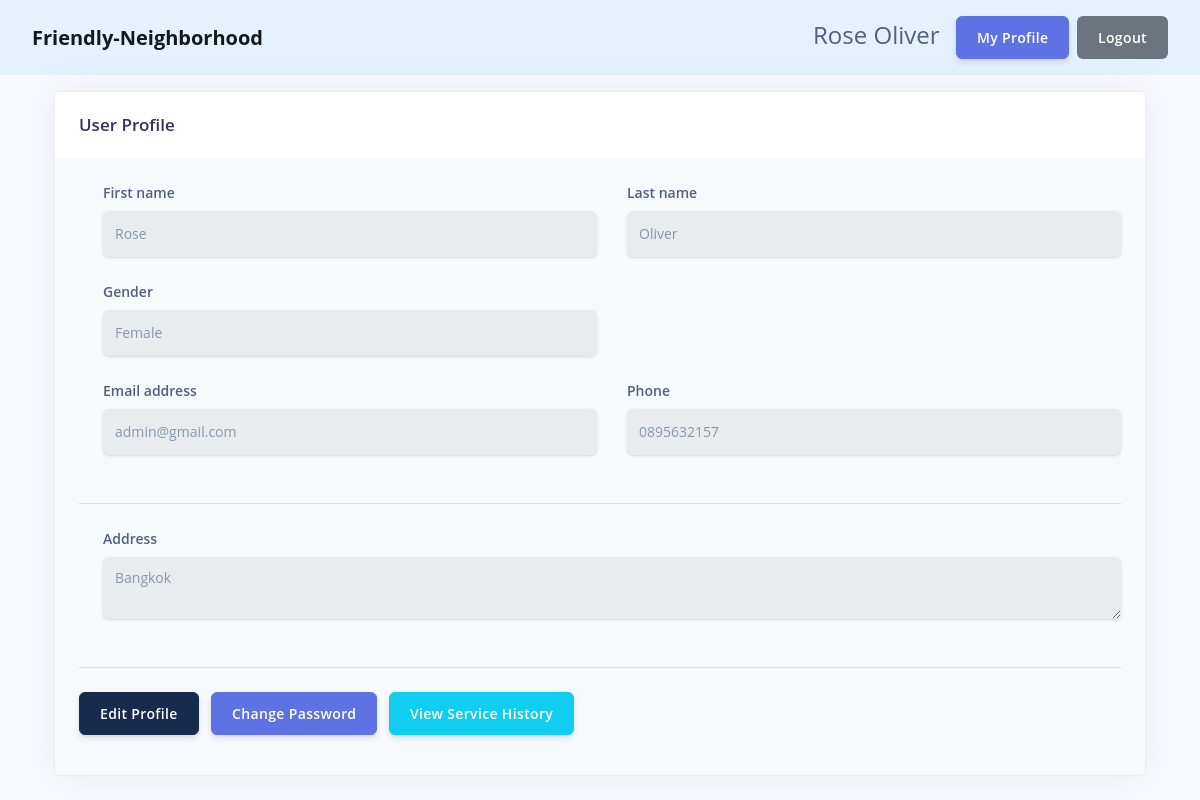
Page /user-profile.php (signed in) on the committed database.
### tables this page shows
CREATE TABLE `user` (
  `UserID` int(11) NOT NULL,
  `Email` varchar(50) NOT NULL,
  `Password` varchar(255) NOT NULL,
  `UserType` varchar(10) NOT NULL,
  `FirstName` varchar(50) NOT NULL,
  `LastName` varchar(50) NOT NULL,
  `Gender` varchar(10) NOT NULL,
  `Address` varchar(250) NOT NULL,
  `PhoneNo` varchar(15) NOT NULL
);

### user-profile.php (the view, shortened to what this page needs)
<?php session_start(); require_once('connect.php');
    $id = $_SESSION['uid'];
    $q = "SELECT * FROM user WHERE UserID = '$id'";
    $result = $mysqli->query($q);
    $row = $result->fetch_array();
?>
<head>
    <link href="vendor/bootstrap/css/bootstrap.min.css" rel="stylesheet">
    <link href="vendor/fontawesome-free/css/all.min.css" rel="stylesheet">
    <link href="vendor/simple-line-icons/css/simple-line-icons.css" rel="stylesheet" type="text/css">
    <link href="profile.css" rel="stylesheet">
</head>
<body>
    <nav class="navbar navbar-expand-lg navbar-light py-3" style="background-color: #e3f2fd; font-size:x-large;">
        <a class="navbar-brand px-3" style="font-weight:bolder;" href="home.php">Friendly-Neighborhood</a>
        <div class="collapse navbar-collapse" id="navbarTogglerDemo02">
            <form class="form-inline my-2 my-lg-0 mx-3">
                <div class="float-right">
                    <?php
                    if ($_SESSION["login"] == "start") {
                        echo '<a class="btn btn-primary mr-2" href="login.php">Login</a>';
                        echo '<a class="btn btn-secondary" href="signup.php">Sign Up</a>';
                    }
                    else {
                        echo '<a>'.$row[4]." ".$row[5].'</a>';
                        echo '<a class="btn btn-primary mr-2 ml-3" href="user-profile.php">My Profile</a>';
                        echo '<a class="btn btn-secondary" href="logout.php">Logout</a>';
                    }
                    ?>
                </div>
            </form>
        </div>
    </nav>
    <div class="main-content">
        <nav class="navbar navbar-top navbar-expand-md navbar-dark" id="navbar-main">
            <div class="container-fluid">
                <div class=" order-xl-1 col-md-12">
                    <div class="card bg-secondary shadow">
                        <div class="card-header bg-white border-0">
                            <div class="row align-items-center">
                                <div class="col-8">
                                    <h3 class="mb-0" >User Profile</h3>
                                </div>
                            </div>
                        </div>
                        <div class="card-body">
                            <form class="validate-form" action="pcheck.php" method="POST">
                                <div class="pl-lg-4">
                                    <div class="row">
                                        <div class="col-lg-6">
                                            <div class="form-group focused validate-input">
                                                <label class="form-control-label" for="input-first-name">First name</label>
                                                <input <?php echo 'value=' . $row[4]; ?> name="fname" type="text" id="input-first-name" class="form-control form-control-alternative" readonly>
                                            </div>
                                        </div>
                                        <div class="col-lg-6">
                                            <div class="form-group focused validate-input">
                                                <label class="form-control-label" for="input-last-name">Last name</label>
                                                <input name="lname" <?php echo 'value=' . $row[5]; ?> type="text" id="input-last-name" class="form-control form-control-alternative" readonly>
                                            </div>
                                        </div>
                                    </div>
                                    <div class="row">
                                        <div class="col-lg-6">
                                            <div class="form-group validate-input">
                                                <label class="form-control-label" for="input-email">Gender</label>
                                                <input <?php echo 'value=' . $row[6]; ?> name="email" type="email" id="input-email" class="form-control form-control-alternative" readonly>
                                            </div>
                                        </div>
                                    </div>
                                    <div class="row">
                                        <div class="col-lg-6">
                                            <div class="form-group validate-input">
                                                <label class="form-control-label" for="input-email">Email address</label>
                                                <input <?php echo 'value=' . $row[1]; ?> name="email" type="email" id="input-email" class="form-control form-control-alternative" readonly>
                                            </div>
                                        </div>
                                        <div class="col-lg-6">
                                            <div class="form-group focused validate-input">
                                                <label class="form-control-label" for="input-last-name">Phone</label>
                                                <input name="phone" <?php echo 'value=' . $row[8]; ?> type="number" id="phone" class="form-control form-control-alternative" readonly>
                                            </div>
                                        </div>
                                    </div>
                                </div>
                                <hr class="my-4">
                                <div class="pl-lg-4">
                                    <div class="row">
                                        <div class="col-md-12">
                                            <div class="form-group focused validate-input">
                                                <label class="form-control-label" for="input-address">Address</label>
                                                <textarea name="address" id="input-address" class="form-control form-control-alternative" type="text" readonly><?php echo $row[7]; ?></textarea>
                                            </div>
                                        </div>
                                    </div>
                                </div>
                                <hr class="my-4">
                                <div>
                                    <a href="editprofile.php" type="button" class="btn btn-default">Edit Profile</a>
                                    <a href="changepassword.php" type="button" class="btn btn-primary">Change Password</a>
                                    <a href="user-history.php" type="button" class="btn btn-info">View Service History</a>
                                </div>
                            </form>
                        </div>
                    </div>
                </div>
            </div>
    </div>
</body>

### rows in the picture
user: FirstName "Rose", LastName "Oliver", fname "Rose", lname "Oliver", email "Female", email "admin@gmail.com", phone "0895632157", address "Bangkok"
